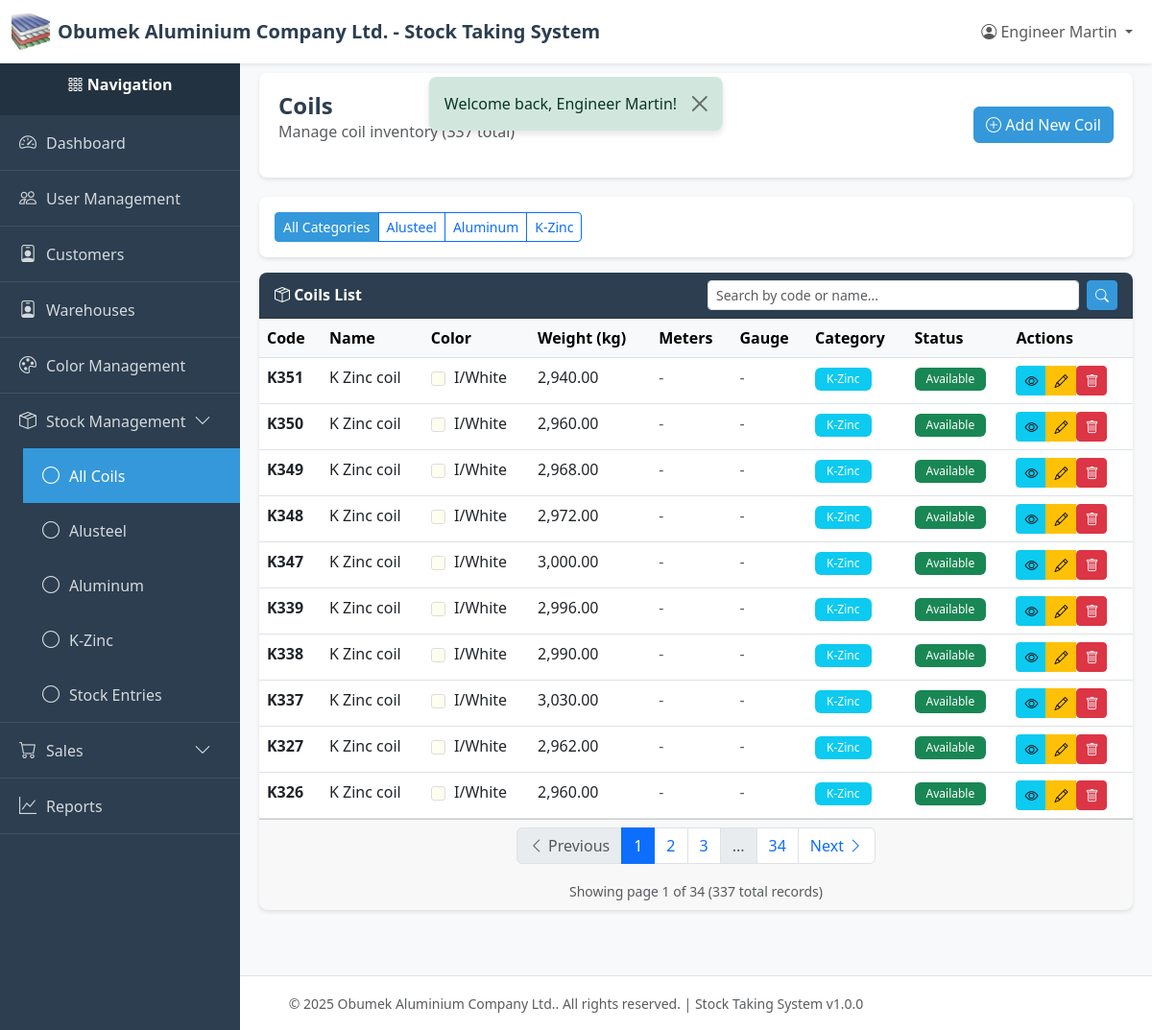
Page /index.php?page=coils (signed in) on the committed database.
### tables this page shows
CREATE TABLE `coils` (
  `id` int(11) NOT NULL,
  `code` varchar(100) NOT NULL,
  `name` varchar(255) NOT NULL,
  `color` varchar(50) NOT NULL,
  `color_id` int(11) DEFAULT NULL,
  `net_weight` decimal(10,2) NOT NULL,
  `meters` decimal(10,2) DEFAULT NULL COMMENT 'Approximate meters per coil (informational only)',
  `gauge` varchar(50) DEFAULT NULL COMMENT 'Material gauge/thickness (e.g., 0.45mm, 0.50mm)',
  `category` varchar(50) NOT NULL,
  `status` varchar(50) NOT NULL DEFAULT 'available',
  `created_by` int(11) NOT NULL,
  `created_at` timestamp NOT NULL DEFAULT current_timestamp(),
  `updated_at` timestamp NULL DEFAULT NULL ON UPDATE current_timestamp(),
  `deleted_at` timestamp NULL DEFAULT NULL
);

CREATE TABLE `colors` (
  `id` int(11) NOT NULL,
  `code` varchar(50) NOT NULL COMMENT 'Short code like IBeige, PGreen',
  `name` varchar(100) NOT NULL COMMENT 'Display name like I/Beige, P/Green',
  `hex_code` varchar(7) DEFAULT NULL COMMENT 'Optional hex color code for UI display',
  `is_active` tinyint(1) DEFAULT 1,
  `created_by` int(11) NOT NULL,
  `created_at` timestamp NOT NULL DEFAULT current_timestamp(),
  `updated_at` timestamp NULL DEFAULT NULL ON UPDATE current_timestamp(),
  `deleted_at` timestamp NULL DEFAULT NULL
);

### index.php (called while the page is built, shortened)
<?php
require_once __DIR__ . '/utils/auth_middleware.php';
require_once __DIR__ . '/controllers/routes.php';

### config/db.php (called while the page is built, shortened)
<?php
class Database {
    private static $instance = null;
    private $connection;
    private $host = 'localhost';
    private $db_name = 'stock_system';
    private $username = 'root';
    private $password = '';
    private $charset = 'utf8mb4';
    private function __construct() {
        try {
            $dsn = "mysql:host={$this->host};dbname={$this->db_name};charset={$this->charset}";
            $options = [
                PDO::ATTR_ERRMODE            => PDO::ERRMODE_EXCEPTION,
                PDO::ATTR_DEFAULT_FETCH_MODE => PDO::FETCH_ASSOC,
                PDO::ATTR_EMULATE_PREPARES   => false,
            ];
            $this->connection = new PDO($dsn, $this->username, $this->password, $options);
        } catch (PDOException $e) {
            error_log("Database Connection Error: " . $e->getMessage());
            die("Database connection failed. Please contact the administrator.");
        }
    }
    public static function getInstance() {
        if (self::$instance === null) {
            self::$instance = new self();
        }
        return self::$instance;
    }
    public function getConnection() {
        return $this->connection;
    }
}

### models/coil.php (called while the page is built, shortened)
<?php
require_once __DIR__ . '/../config/db.php';
class Coil
{
    private $db;
    private $table = 'coils';
    public function __construct()
    {
        $this->db = Database::getInstance()->getConnection();
    }
    public function getAll($category = null, $limit = RECORDS_PER_PAGE, $offset = 0)
    {
        try {
            $sql = "SELECT c.*, u.name as created_by_name, col.name as color_name, col.code as color_code, col.hex_code as color_hex
                    FROM {$this->table} c
                    LEFT JOIN users u ON c.created_by = u.id
                    LEFT JOIN colors col ON c.color_id = col.id
                    WHERE c.deleted_at IS NULL";
            $sql .= ' ORDER BY c.created_at DESC LIMIT :limit OFFSET :offset';
            $stmt = $this->db->prepare($sql);
            $stmt->bindValue(':limit', $limit, PDO::PARAM_INT);
            $stmt->bindValue(':offset', $offset, PDO::PARAM_INT);
            $stmt->execute();
            return $stmt->fetchAll();
        } catch (PDOException $e) {
            error_log('Coil fetch error: ' . $e->getMessage());
            return [];
        }
    }
    public function count($category = null)
    {
        try {
            $sql = "SELECT COUNT(*) as total FROM {$this->table} WHERE deleted_at IS NULL";
            $stmt = $this->db->prepare($sql);
            $stmt->execute();
            $result = $stmt->fetch();
            return $result['total'] ?? 0;
        } catch (PDOException $e) {
            error_log('Coil count error: ' . $e->getMessage());
            return 0;
        }
    }
}

### utils/auth_middleware.php (called while the page is built, shortened)
<?php
function hasPermission($module, $action = ACTION_VIEW) {
    if (isset($_SESSION['user_role']) && $_SESSION['user_role'] === ROLE_SUPER_ADMIN) {
        return true;
    }
    $permissions = $_SESSION['permissions'];
    return in_array($action, $permissions[$module]);
}

### views/stock/coils/index.php (the view, shortened to what this page needs)
<?php
require_once __DIR__ . '/../../../config/db.php';
require_once __DIR__ . '/../../../models/coil.php';
$category = isset($_GET['category']) ? $_GET['category'] : null;
$currentPage = isset($_GET['page_num']) ? (int)$_GET['page_num'] : 1;
$searchQuery = isset($_GET['search']) ? trim($_GET['search']) : '';
$coilModel = new Coil();
if ($searchQuery !== '') {
    $coils = $coilModel->search($searchQuery, $category, RECORDS_PER_PAGE, ($currentPage - 1) * RECORDS_PER_PAGE);
    $allSearchResults = $coilModel->search($searchQuery, $category, 10000, 0);
    $totalCoils = count($allSearchResults);
} else {
    $coils = $coilModel->getAll($category, RECORDS_PER_PAGE, ($currentPage - 1) * RECORDS_PER_PAGE);
    $totalCoils = $coilModel->count($category);
}
require_once __DIR__ . '/../../../layout/header.php';
require_once __DIR__ . '/../../../layout/sidebar.php';
?>
<div class="content-wrapper">
    <div class="page-header">
        <div class="d-flex justify-content-between align-items-center">
            <div>
                <h1 class="page-title">
                    <?php echo $category ? STOCK_CATEGORIES[$category] . ' ' : ''; ?>Coils
                </h1>
                <p class="text-muted">
                    Manage coil inventory
                    <?php if ($searchQuery !== ''): ?>
                        <span class="badge bg-info">Search: "<?php echo htmlspecialchars($searchQuery); ?>"</span>
                        (<?php echo $totalCoils; ?> results)
                    <?php else: ?>
                        (<?php echo $totalCoils; ?> total)
                    <?php endif; ?>
                </p>
            </div>
            <?php if (hasPermission(MODULE_STOCK_MANAGEMENT, ACTION_CREATE)): ?>
            <a href="/new-stock-system/index.php?page=coils_create" class="btn btn-primary">
                <i class="bi bi-plus-circle"></i> Add New Coil
            </a>
            <?php endif; ?>
        </div>
    </div>
    <div class="card mb-3">
        <div class="card-body">
            <div class="btn-group" role="group">
                <a href="/new-stock-system/index.php?page=coils<?php echo $searchQuery !== '' ? '&search=' . urlencode($searchQuery) : ''; ?>"
                   class="btn btn-sm <?php echo !$category ? 'btn-primary' : 'btn-outline-primary'; ?>">
                    All Categories
                </a>
                <?php foreach (STOCK_CATEGORIES as $catKey => $catName): ?>
                <a href="/new-stock-system/index.php?page=coils&category=<?php echo $catKey; ?><?php echo $searchQuery !== '' ? '&search=' . urlencode($searchQuery) : ''; ?>"
                   class="btn btn-sm <?php echo $category === $catKey ? 'btn-primary' : 'btn-outline-primary'; ?>">
                    <?php echo $catName; ?>
                </a>
                <?php endforeach; ?>
            </div>
        </div>
    </div>
    <div class="card">
        <div class="card-header">
            <div class="row align-items-center">
                <div class="col-md-6">
                    <i class="bi bi-box-seam"></i> Coils List
                </div>
                <div class="col-md-6">
                    <form method="GET" action="/new-stock-system/index.php" class="d-flex">
                        <input type="text"
                               name="search"
                               class="form-control form-control-sm me-2"
                               placeholder="Search by code or name..."
                               value="<?php echo htmlspecialchars($searchQuery); ?>"
                               autocomplete="off">
                        <button type="submit" class="btn btn-sm btn-primary" title="Search">
                            <i class="bi bi-search"></i>
                        </button>
                    </form>
                </div>
            </div>
        </div>
        <div class="card-body p-0">
            <?php if (empty($coils)): ?>
            <div class="alert alert-info m-3">
                <i class="bi bi-info-circle"></i>
                <?php if ($searchQuery !== ''): ?>
                    No coils found matching "<?php echo htmlspecialchars($searchQuery); ?>".
                <?php else: ?>
                    No coils found.
                <?php endif; ?>
            </div>
            <?php else: ?>
            <div class="table-responsive">
                <table class="table table-hover mb-0">
                    <thead class="table-light">
                        <tr>
                            <th>Code</th>
                            <th>Name</th>
                            <th>Color</th>
                            <th>Weight (kg)</th>
                            <th>Meters</th>
                            <th>Gauge</th>
                            <th>Category</th>
                            <th>Status</th>
                            <th>Actions</th>
                        </tr>
                    </thead>
                    <tbody>
                        <?php foreach ($coils as $coil): ?>
                        <tr>
                            <td><strong><?php echo htmlspecialchars($coil['code']); ?></strong></td>
                            <td><?php echo htmlspecialchars($coil['name']); ?></td>
                            <td>
                                <?php if (!empty($coil['color_name'])): ?>
                                    <span style="display: inline-block; width: 15px; height: 15px; background-color: <?php echo htmlspecialchars($coil['color_hex'] ?? '#cccccc'); ?>; border: 1px solid #ddd; border-radius: 3px; margin-right: 5px; vertical-align: middle;"></span>
                                    <?php echo htmlspecialchars($coil['color_name']); ?>
                                <?php else: ?>
                                    <span class="text-muted">N/A</span>
                                <?php endif; ?>
                            </td>
                            <td><?php echo number_format($coil['net_weight'], 2); ?></td>
                            <td>
                                <?php if (!empty($coil['meters']) && $coil['meters'] > 0): ?>
                                    <?php echo number_format($coil['meters'], 2); ?>m
                                <?php else: ?>
                                    <span class="text-muted">-</span>
                                <?php endif; ?>
                            </td>
                            <td>
                                <?php if (!empty($coil['gauge'])): ?>
                                    <span class="badge bg-secondary"><?php echo htmlspecialchars($coil['gauge']); ?></span>
                                <?php else: ?>
                                    <span class="text-muted">-</span>
                                <?php endif; ?>
                            </td>
                            <td>
                                <span class="badge bg-info">
                                    <?php echo STOCK_CATEGORIES[$coil['category']] ?? $coil['category']; ?>
                                </span>
                            </td>
                            <td>
                                <?php
                                $status = $coil['status'] ?? 'available';
                                $badgeClass = 'badge-secondary';
                                if ($status === 'available') {
                                    $badgeClass = 'bg-success';
                                } elseif ($status === 'factory_use') {
                                    $badgeClass = 'bg-warning';
                                } elseif ($status === 'sold') {
                                    $badgeClass = 'bg-danger';
                                }
                                $statusText = STOCK_STATUSES[$status] ?? ucfirst(str_replace('_', ' ', $status));
                                ?>
                                <span class="badge <?php echo $badgeClass; ?>">
                                    <?php echo $statusText; ?>
                                </span>
                            </td>
                            <td>
                                <div class="btn-group btn-group-sm" role="group">
                                    <?php if (hasPermission(MODULE_STOCK_MANAGEMENT, ACTION_VIEW)): ?>
                                    <a href="/new-stock-system/index.php?page=coils_view&id=<?php echo $coil['id']; ?>"
                                       class="btn btn-info btn-sm"
                                       title="View Details">
                                        <i class="bi bi-eye"></i>
                                    </a>
                                    <?php endif; ?>
                                    <?php if (hasPermission(MODULE_STOCK_MANAGEMENT, ACTION_EDIT)): ?>
                                    <a href="/new-stock-system/index.php?page=coils_edit&id=<?php echo $coil['id']; ?>"
                                       class="btn btn-warning btn-sm"
                                       title="Edit">
                                        <i class="bi bi-pencil"></i>
                                    </a>
                                    <?php endif; ?>
                                    <?php if (hasPermission(MODULE_STOCK_MANAGEMENT, ACTION_DELETE)): ?>
                                    <form method="POST"
                                          action="/new-stock-system/controllers/coils/delete/index.php"
                                          style="display: inline-block;"
                                          onsubmit="return confirm('Are you sure you want to delete this coil?');">
                                        <button type="submit" class="btn btn-danger btn-sm" title="Delete">
                                            <i class="bi bi-trash"></i>
                                        </button>
                                    </form>
                                    <?php endif; ?>
                                </div>
                            </td>
                        </tr>
                        <?php endforeach; ?>
                    </tbody>
                </table>
            </div>
            <?php endif; ?>
        </div>
        <?php if (!empty($coils) && $totalCoils > RECORDS_PER_PAGE): ?>
        <div class="card-footer">
            <?php
            include __DIR__ . '/../../../layout/pagination.php';
            ?>
        </div>
        <?php endif; ?>
    </div>
</div>
<?php require_once __DIR__ . '/../../../layout/footer.php'; ?>

### layout/header.php (style rules this page uses)
:root { --primary-color: #2c3e50; --secondary-color: #3498db; --success-color: #27ae60; --danger-color: #e74c3c; --warning-color: #f39c12; --sidebar-width: 250px; }
body { font-family: 'Segoe UI', Tahoma, Geneva, Verdana, sans-serif; background-color: #f8f9fa; }
.content-wrapper { flex: 1; padding: 20px; margin-left: var(--sidebar-width); transition: margin-left 0.3s; }
.page-header { background: white; padding: 20px; border-radius: 8px; box-shadow: 0 2px 4px rgba(0,0,0,0.1); margin-bottom: 20px; }
.page-title { margin: 0; color: var(--primary-color); font-size: 24px; font-weight: 600; }
.card { border: none; box-shadow: 0 2px 4px rgba(0,0,0,0.1); border-radius: 8px; }
.card-header { background-color: var(--primary-color); color: white; font-weight: 600; border-radius: 8px 8px 0 0 !important; }
.btn-primary { background-color: var(--secondary-color); border-color: var(--secondary-color); }
.table { background: white; }
.badge { padding: 6px 12px; font-weight: 500; }

### rows in the picture
coils: code "K351", name "K Zinc coil", color.name "I/White", net_weight "2,940.00", category "K-Zinc", status "Available"
coils: code "K350", name "K Zinc coil", color.name "I/White", net_weight "2,960.00", category "K-Zinc", status "Available"
coils: code "K349", name "K Zinc coil", color.name "I/White", net_weight "2,968.00", category "K-Zinc", status "Available"
coils: code "K348", name "K Zinc coil", color.name "I/White", net_weight "2,972.00", category "K-Zinc", status "Available"
coils: code "K347", name "K Zinc coil", color.name "I/White", net_weight "3,000.00", category "K-Zinc", status "Available"
coils: code "K339", name "K Zinc coil", color.name "I/White", net_weight "2,996.00", category "K-Zinc", status "Available"
coils: code "K338", name "K Zinc coil", color.name "I/White", net_weight "2,990.00", category "K-Zinc", status "Available"
coils: code "K337", name "K Zinc coil", color.name "I/White", net_weight "3,030.00", category "K-Zinc", status "Available"
coils: code "K327", name "K Zinc coil", color.name "I/White", net_weight "2,962.00", category "K-Zinc", status "Available"
coils: code "K326", name "K Zinc coil", color.name "I/White", net_weight "2,960.00", category "K-Zinc", status "Available"

### other values in the picture
COMPANY_NAME "Obumek Aluminium Company Ltd."
APP_NAME "Stock Taking System"
$currentUser['name'] "Engineer Martin"
$flash['message'] "Welcome back, Engineer Martin!"
$totalCoils "337"
$catName "Alusteel"
$catName "Aluminum"
$catName "K-Zinc"
$totalPages "34"
$currentPage "1"
$paginationData['total'] "337"
APP_VERSION "1.0.0"
